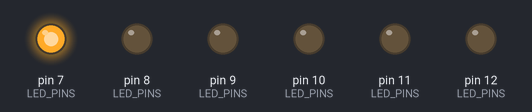
This sketch was run on a simulated Arduino Uno, built with avr-gcc and run on an emulated ATmega328P. Shown: output pins drawn as LEDs (lit = HIGH).

Above: at 0.1 s.
At 0.9 s:
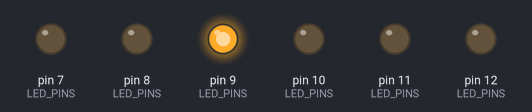
At 1.3 s:
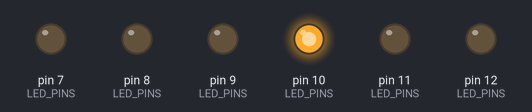
At 2.7 s:
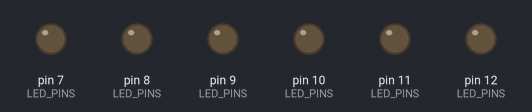
At 4.1 s:
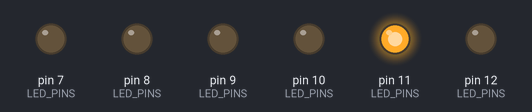
At 5.3 s:
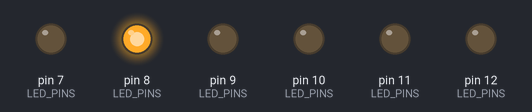
Timing chart, 0 to 5.6 s (numbered marks = the images above):
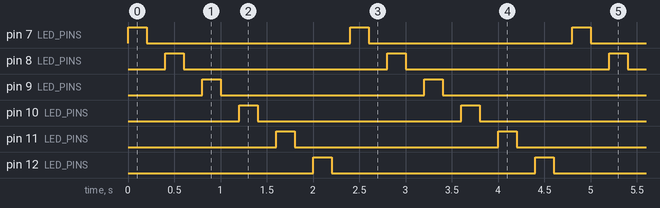

Measured:
- by itself, pin 7 (LED_PINS), pin 8 (LED_PINS), pin 9 (LED_PINS), pin 10 (LED_PINS), pin 11 (LED_PINS), pin 12 (LED_PINS): alternates HIGH for 0.20 s and LOW for 2.2 s
- by itself, everything shown: repeats every 2.4 s, in 12 steps

The sketch:

2_6_leds.ino
```cpp
const int LED_PINS[] = {7, 8, 9, 10, 11, 12};
const int DELAY = 200;

void setup()
{
  for (const auto pin : LED_PINS)
  {
    pinMode(pin, OUTPUT);
  }
}

void loop()
{
  for (const auto pin : LED_PINS)
  {
    digitalWrite(pin, HIGH);
    delay(DELAY);
    digitalWrite(pin, LOW);
    delay(DELAY);
  }

}
```
